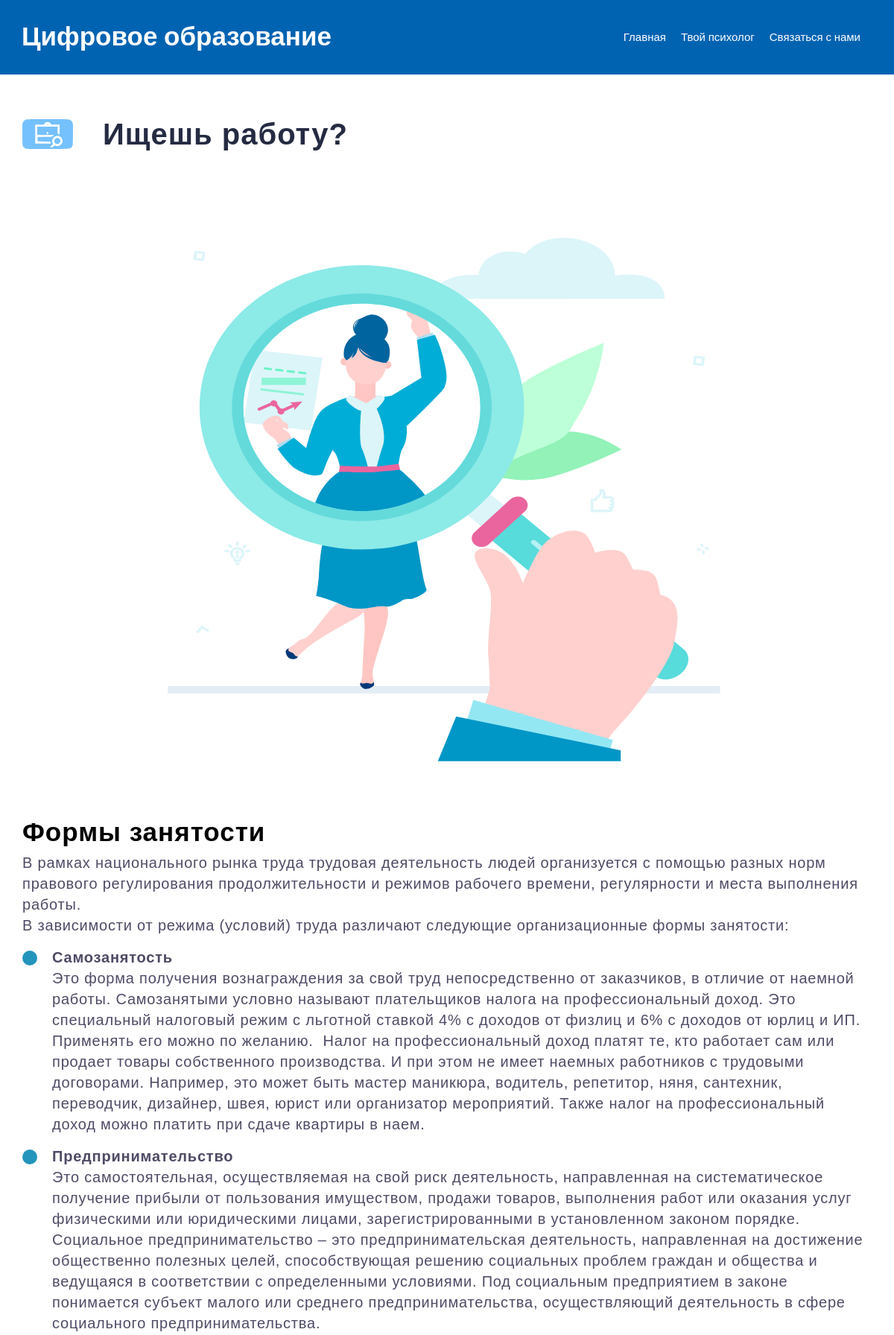
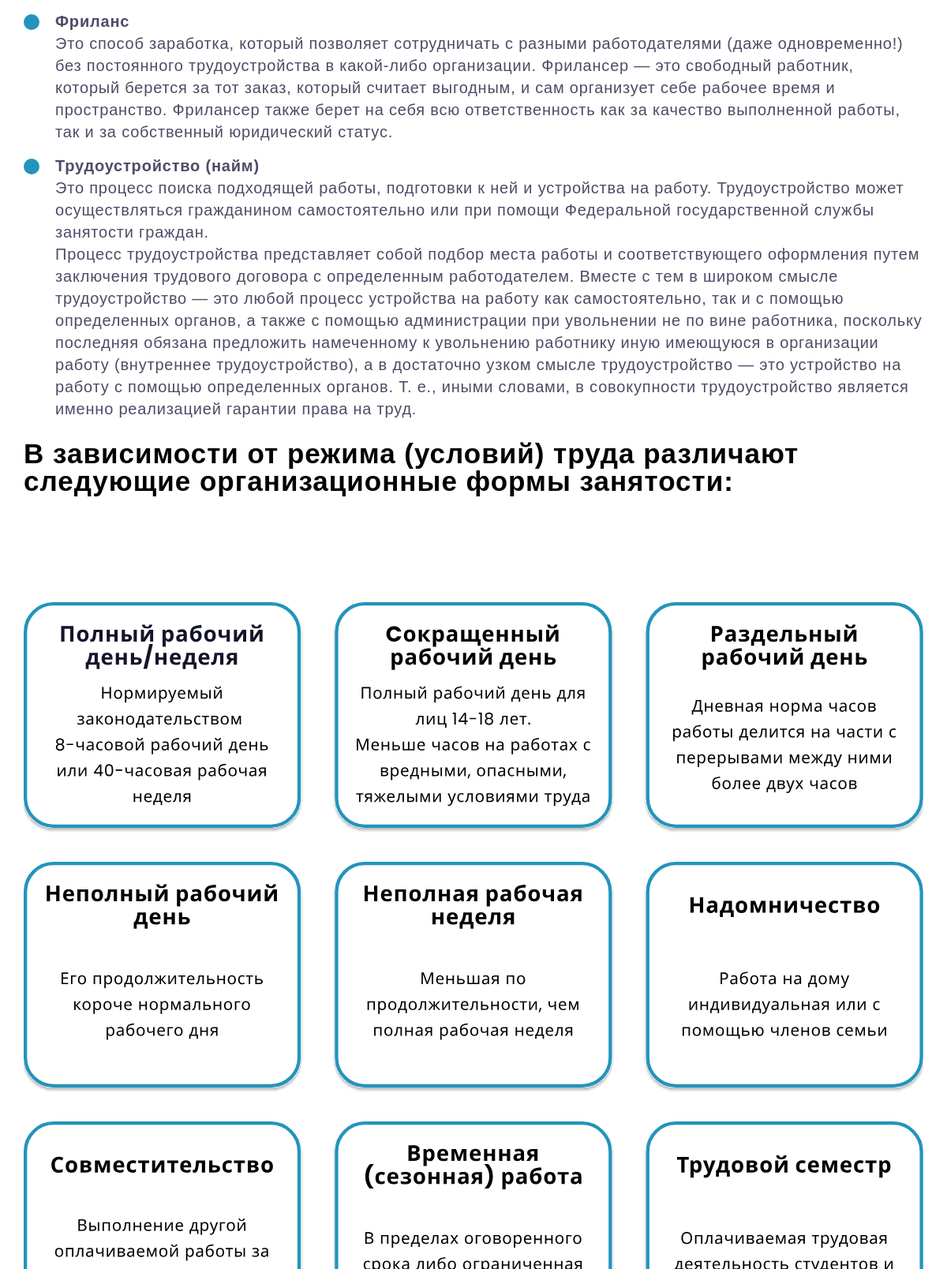
The app's page /article/4/ (upper part) with its own data (2 pictures, top to bottom).
### MainApp/models.py (models this page shows, shortened)
class Articles(models.Model):
    title = models.CharField(max_length=100, verbose_name='Заголовок')
    icon = models.FileField(upload_to='icons/%Y/%m/%d/', verbose_name='Иконка', blank=True)
    description = models.TextField(verbose_name='Краткое описание')
    content = models.TextField(verbose_name='Контент')
    created_at = models.DateTimeField(auto_now_add=True, verbose_name='Дата создания')
    is_published = models.BooleanField(default=True, verbose_name='Опубликовано')
    def __str__(self):
        return self.title
    class Meta:
        verbose_name = 'Статья'
        verbose_name_plural = 'Статьи'
        ordering = ['created_at']

### MainApp/views.py (the view)
# urls.py: path('article/<int:pk>/', ArticlePage.as_view(), name='article_page'),
class ArticlePage(DetailView):
    model = Articles
    template_name = 'MainApp/ArticlePage.html'
    context_object_name = 'Article'
    allow_empty = False
    def get_context_data(self, *, object_list=None, **kwargs):
        context = super().get_context_data(**kwargs)
        context['title'] = Articles.objects.get(pk=self.kwargs['pk'])
        return context

### MainApp/templates/MainApp/ArticlePage.html (shortened to what this page needs)
{%extends 'base_layout.html' %}
{% load static %}
{% block styles %}
<link rel="stylesheet" href="{% static 'css/ArticlePageStyle.css' %}">
{% endblock %}
{% block header %}
{% include 'MainApp/header.html' %}
{% endblock %}
{% block content %}
<div class="page__article article">
    <div class="article__container _container">
        <div class="article__header article-header">
            <div class="article-header__icon">
                <img src="{{Article.icon.url}}" alt="">
            </div>
            <div class="article-header__title">
                {{Article.title}}
            </div>
        </div>
        <div class="article__body">
            <div class="article__text">
                {{Article.content|safe}}
            </div>
        </div>
    </div>
</div>
{% endblock %}

### GrantTisbi/static/css/base_styles.css (style rules this page uses)
* { padding: 0; margin: 0; border: 0; }
*,*:before,*:after { -webkit-box-sizing: border-box; -moz-box-sizing: border-box; box-sizing: border-box; }
html,body { height: 100%; width: 100%; font-size: 100%; line-height: 1; font-size: 14px; color: #252B42; font-weight: 500; font-family: "REX"; -ms-text-size-adjust: 100%; -moz-text-size-adjust: 100%; -webkit-text-size-adjust: 100%; }
img { vertical-align: top; }
h1,h2,h3,h4,h5,h6 { font-size: inherit; font-weight: 400; }
._container { max-width: 1345px; padding: 0 15px; margin: 0 auto; }
body { font-family: 'Roboto', sans-serif; }

### GrantTisbi/static/css/ArticlePageStyle.css (style rules this page uses)
.page__article { padding: 60px 0; }
.article__container { padding: 0 30px; }
.article__header { display: flex; align-items: center; }
.article-header__icon { height: 40px; weight: 60px; }
.article-header__icon img { height: 40px; weight: 60px; max-width: 100%; max-height: 100%; object-fit: contain; margin: 0; padding: 0; text-align: flex-start; align-items: flex-start; }
.article-header__title { font-family: 'Poppins', sans-serif; font-size: 40px; font-weight: 800; line-height: calc(60/60 * 100%); letter-spacing: 1px; padding: 0 0 0px 40px; }
.article__body { padding: 20px 0; font-family: 'Poppins', sans-serif; font-size: 20px; line-height: 28px; letter-spacing: 0.8px; color: #4E4B66; }
.article__text img { max-width: 100%; max-height: 100%; object-fit: contain; display: flex; justify-content: center; text-align: center; align-items: center; margin: 50px auto; }
.article__text h1 { font-family: 'Poppins', sans-serif; font-size: 35px; font-weight: 700; line-height: 35px; letter-spacing: 1px; padding: 10px 0; color: black; }
.article__text li { list-style: none; padding: 0px 0px 0px 40px; margin: 15px 0; background-image: url('/static/image/ul_li.svg'); background-repeat: no-repeat; background-position: left 5px; background-size: 20px; }

### records on screen
Articles: icon (picture), title "Ищешь работу?", content (picture), content "Формы занятости В рамках национального рынка труда трудовая деятельность людей организуется с помощью разных норм правового регулирования продолжительности и режимов рабочего времени, регулярности и места выполнения работы. В зависимости от режима (условий) труда различают следующие организационные формы занятости: Самозанятость Это форма получения вознаграждения за свой труд непосредственно от заказчиков, в отличие от наемной работы. Самозанятыми условно называют плательщиков налога на профессиональный доход. Это специальный налоговый режим с льготной ставкой 4% с доходов от физлиц и 6% с доходов от юрлиц и ИП. Применять его можно по желанию. Налог на профессиональный доход платят те, кто…"
